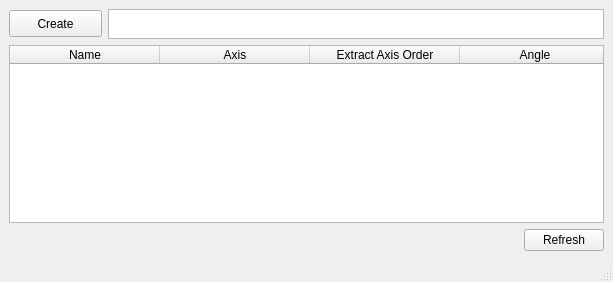
<?xml version="1.0" encoding="UTF-8"?>
<ui version="4.0">
 <class>MainWindow</class>
 <widget class="QMainWindow" name="MainWindow">
  <property name="geometry">
   <rect>
    <x>0</x>
    <y>0</y>
    <width>613</width>
    <height>282</height>
   </rect>
  </property>
  <property name="windowTitle">
   <string>MainWindow</string>
  </property>
  <widget class="QWidget" name="centralwidget">
   <property name="enabled">
    <bool>true</bool>
   </property>
   <layout class="QVBoxLayout" name="verticalLayout">
    <item>
     <layout class="QHBoxLayout" name="horizontalLayout">
      <item>
       <widget class="QPushButton" name="btnCreate">
        <property name="sizePolicy">
         <sizepolicy hsizetype="Expanding" vsizetype="Fixed">
          <horstretch>0</horstretch>
          <verstretch>0</verstretch>
         </sizepolicy>
        </property>
        <property name="maximumSize">
         <size>
          <width>93</width>
          <height>27</height>
         </size>
        </property>
        <property name="text">
         <string>Create</string>
        </property>
       </widget>
      </item>
      <item>
       <widget class="QTextEdit" name="edtNewName">
        <property name="sizePolicy">
         <sizepolicy hsizetype="Expanding" vsizetype="Fixed">
          <horstretch>0</horstretch>
          <verstretch>0</verstretch>
         </sizepolicy>
        </property>
        <property name="maximumSize">
         <size>
          <width>20000</width>
          <height>30</height>
         </size>
        </property>
        <property name="acceptDrops">
         <bool>true</bool>
        </property>
        <property name="verticalScrollBarPolicy">
         <enum>Qt::ScrollBarAlwaysOff</enum>
        </property>
        <property name="horizontalScrollBarPolicy">
         <enum>Qt::ScrollBarAlwaysOff</enum>
        </property>
       </widget>
      </item>
     </layout>
    </item>
    <item>
     <widget class="QTableWidget" name="tblData">
      <property name="sizePolicy">
       <sizepolicy hsizetype="Expanding" vsizetype="Expanding">
        <horstretch>0</horstretch>
        <verstretch>0</verstretch>
       </sizepolicy>
      </property>
      <property name="frameShape">
       <enum>QFrame::StyledPanel</enum>
      </property>
      <property name="frameShadow">
       <enum>QFrame::Sunken</enum>
      </property>
      <property name="lineWidth">
       <number>1</number>
      </property>
      <property name="midLineWidth">
       <number>0</number>
      </property>
      <property name="horizontalScrollBarPolicy">
       <enum>Qt::ScrollBarAlwaysOff</enum>
      </property>
      <property name="alternatingRowColors">
       <bool>false</bool>
      </property>
      <property name="sortingEnabled">
       <bool>true</bool>
      </property>
      <attribute name="horizontalHeaderVisible">
       <bool>true</bool>
      </attribute>
      <attribute name="horizontalHeaderCascadingSectionResizes">
       <bool>true</bool>
      </attribute>
      <attribute name="horizontalHeaderDefaultSectionSize">
       <number>150</number>
      </attribute>
      <attribute name="horizontalHeaderStretchLastSection">
       <bool>true</bool>
      </attribute>
      <attribute name="verticalHeaderVisible">
       <bool>false</bool>
      </attribute>
      <column>
       <property name="text">
        <string>Name</string>
       </property>
      </column>
      <column>
       <property name="text">
        <string>Axis</string>
       </property>
      </column>
      <column>
       <property name="text">
        <string>Extract Axis Order</string>
       </property>
      </column>
      <column>
       <property name="text">
        <string>Angle</string>
       </property>
      </column>
     </widget>
    </item>
    <item>
     <layout class="QHBoxLayout" name="horizontalLayout_3">
      <item>
       <spacer name="horizontalSpacer">
        <property name="orientation">
         <enum>Qt::Horizontal</enum>
        </property>
        <property name="sizeHint" stdset="0">
         <size>
          <width>40</width>
          <height>20</height>
         </size>
        </property>
       </spacer>
      </item>
      <item>
       <widget class="QPushButton" name="btnRefresh">
        <property name="text">
         <string>Refresh</string>
        </property>
       </widget>
      </item>
     </layout>
    </item>
   </layout>
  </widget>
  <widget class="QStatusBar" name="statusbar"/>
 </widget>
 <resources/>
 <connections/>
</ui>
